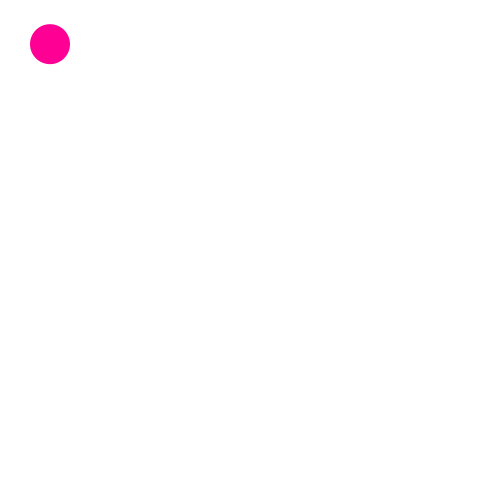
Frame 1 (no input)
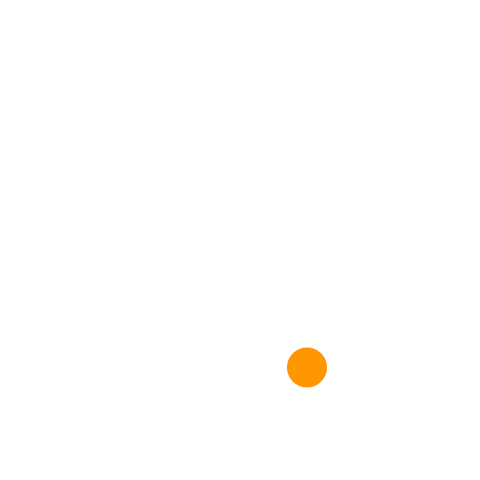
Frame 60 (the mouse pressed at the canvas centre just before this capture)
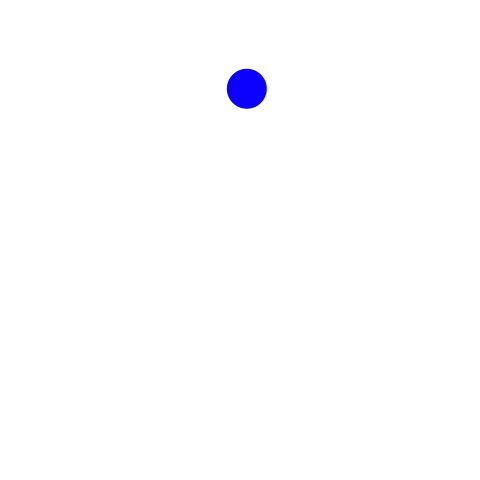
Frame 120 (the mouse held since frame 60 and released just before this capture)

The Processing sketch that drew these frames (run headless with seeded random() and noise(); from frame 60 on, the mouse is pressed at the canvas centre):

// Processing sketch: ball_01
// ── ball_01.pde
// 定数
final float gravity = 9.8 / 60;  // <-- 1/60秒あたりの重力加速度
final float elas = 0.9;    //反発係数
// 変数
int fps = 90;
float x0 = 40;
float x;
float vx0 = 10;
float vx;
float y0 = 40;
float y;                         // <-- ボールのy座標
float vy0 = 4;
float vy;                        // <-- ボールの速度のy成分
int d = 40;
float hue;

void setup() {
  frameRate(fps);
  size(480, 480);
  noStroke();
  colorMode(HSB, 360, 100, 100);
  x = x0;
  y = y0;
  vx = vx0;
  vy = vy0;
}

void draw() {
  if (y <  d / 2 || y > height - d / 2) {
    if (y <  d / 2)
      y = d / 2;
    if (y > height - d / 2)
      y = height - d / 2;
    vy = -vy * elas;
  }
  if (x <  d / 2 || x > width  - d / 2) {
    if (x <  d / 2)
      x = d / 2;
    else 
      x = width - d / 2;
    vx = -vx * elas;
  }
  println(vy);
  vy += gravity;
  x += vx;
  y += vy;  

  background(0, 0, 100);
  fill(calcHule(vx, vy), 100, 100);
  ellipse(x, y, d, d);
}

float calcHule(float vx, float vy) {
  float speed = sqrt(vx * vx + vy * vy);
  float hue = speed * 30 % 360;
  return hue;
}
